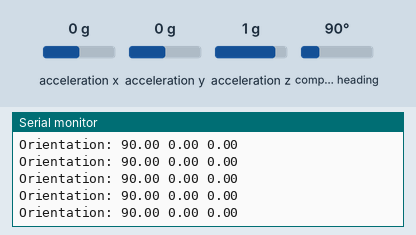
Simulated run of this sketch. Board: Arduino Uno, built with avr-gcc and run on an emulated ATmega328P. On the bench: the last lines printed to the serial monitor. The test bench sets the inputs (shaded band); at power-on: acceleration x 0 g, acceleration y 0 g, acceleration z 1 g, compass heading 90°.

Above: at 1.7 s.
1.8 s: acceleration x set to -1.4 g
At 1.86 s:
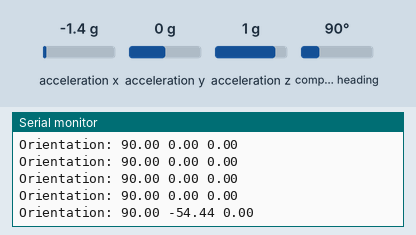
3.3 s: acceleration y set to -1.4 g
At 3.3 s:
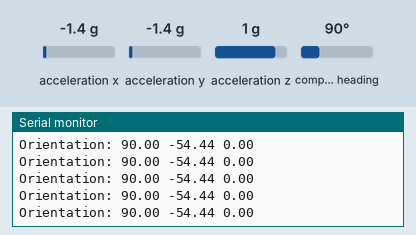
4.8 s: acceleration z set to -1.4 g
At 4.85 s:
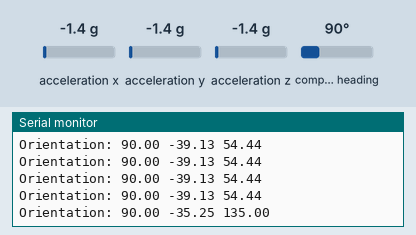
6.3 s: compass heading set to 7°
At 6.4 s:
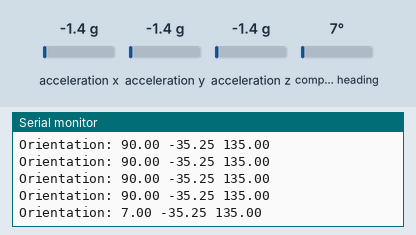
Timing chart, 0 to 8.8 s (numbered marks = the images above; inputs shaded):
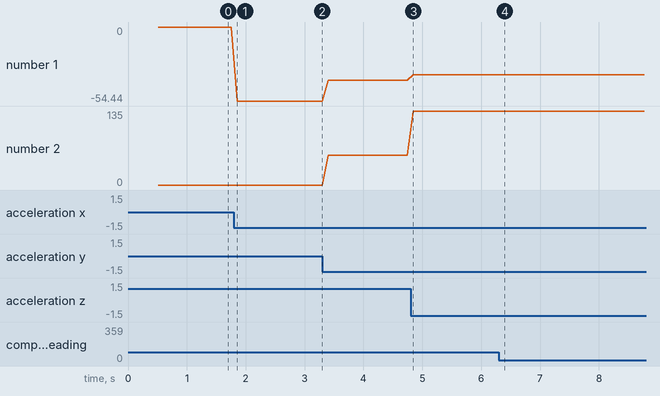

Measured:
- after the input at 1.8 s, the serial monitor: prints a new line after 0.05 s (image 1)
- after the input at 4.8 s, the serial monitor: prints a new line after 0.05 s (image 3)
- after the input at 6.3 s, the serial monitor: prints a new line after 0.09 s (image 4)
- plotted number 1: 0 → -54.44 after the input at 1.8 s, -54.44 → -39.13 after the input at 3.3 s, -39.13 → -35.25 after the input at 4.8 s
- plotted number 2: 0 → 54.44 after the input at 3.3 s, 54.44 → 135 after the input at 4.8 s

The sketch:

MicroMouseGyroTest.ino
```cpp
#include <Wire.h>
#include "Adafruit_Sensor.h"
#include <Adafruit_BNO055.h>
#include <utility/imumaths.h>

// Note: We commented out the error in the header file regarding the ADR pin being set to high
// We did not actually change the pin to High so if we have errors it might be the cause

/* Set the delay between fresh samples */
#define BNO055_SAMPLERATE_DELAY_MS (1)

Adafruit_BNO055 bno = Adafruit_BNO055(55);

void displaySensorDetails(void)
{
  sensor_t sensor;
  bno.getSensor(&sensor);
  Serial.println("------------------------------------");
  Serial.print  ("Sensor:       "); Serial.println(sensor.name);
  Serial.print  ("Driver Ver:   "); Serial.println(sensor.version);
  Serial.print  ("Unique ID:    "); Serial.println(sensor.sensor_id);
  Serial.print  ("Max Value:    "); Serial.print(sensor.max_value); Serial.println(" xxx");
  Serial.print  ("Min Value:    "); Serial.print(sensor.min_value); Serial.println(" xxx");
  Serial.print  ("Resolution:   "); Serial.print(sensor.resolution); Serial.println(" xxx");
  Serial.println("------------------------------------");
  Serial.println("");
  delay(500);

}

void setup() {

  Serial.begin(115200);
  if (!bno.begin()) {
    Serial.print("No BNO055 detected");
    while(1);
  }
  displaySensorDetails();
}


void loop() {
  // put your main code here, to run repeatedly:
  sensors_event_t event;
  bno.getEvent(&event);

  Serial.print("Orientation: ");
  Serial.print((float)event.orientation.x);
  Serial.print(" ");
  Serial.print((float)event.orientation.y);
  Serial.print(" ");
  Serial.print((float)event.orientation.z);
  Serial.print(" ");
  Serial.print("\n");

  delay(100);
}
```
